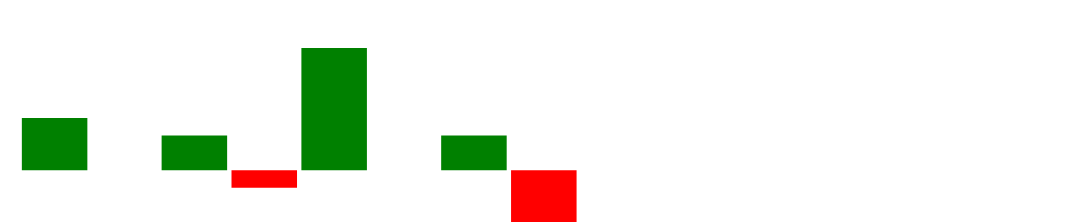

Source (Vega-Lite JSON):
### Vega specification from a JSON file in a GitHub repository (floating-point values rounded to 4 significant figures)
{"$schema": "https://vega.github.io/schema/vega/v5.json", "width": 250, "height": 40, "padding": 0, "data": [{"name": "table", "values": [{"game": "g1", "diff": 3}, {"game": "g2", "diff": 0}, {"game": "g3", "diff": 2}, {"game": "g4", "diff": -1}, {"game": "g5", "diff": 7}, {"game": "g6", "diff": 0}, {"game": "g7", "diff": 2}, {"game": "g8", "diff": -3}, {"game": "g9", "diff": 0}, {"game": "g10", "diff": 0}, {"game": "g11", "diff": 0}, {"game": "g12", "diff": 0}, {"game": "g13", "diff": 0}, {"game": "g14", "diff": 0}, {"game": "g15", "diff": 0}]}], "signals": [{"name": "tooltip", "value": {}, "on": [{"events": "rect:mouseover", "update": "datum"}, {"events": "rect:mouseout", "update": "{}"}]}], "scales": [{"name": "xscale", "type": "band", "domain": {"data": "table", "field": "game"}, "range": "width", "padding": 0.05, "round": true}, {"name": "yscale", "domain": {"data": "table", "field": "diff"}, "nice": true, "range": "height"}], "axes": [{"orient": "bottom", "scale": "xscale", "labels": false, "ticks": false}, {"orient": "right", "scale": "yscale", "labels": false, "ticks": false}], "marks": [{"type": "rect", "from": {"data": "table"}, "encode": {"enter": {"x": {"scale": "xscale", "field": "game"}, "width": {"scale": "xscale", "band": 1}, "y": {"scale": "yscale", "field": "diff"}, "y2": {"scale": "yscale", "value": 0}, "fill": [{"test": "datum.diff > 0", "value": "green"}, {"value": "red"}]}, "update": {"fill": [{"test": "datum.diff > 0", "value": "green"}, {"value": "red"}]}, "hover": {"fill": {"value": "black"}}}}, {"type": "text", "encode": {"enter": {"align": {"value": "center"}, "baseline": {"value": "bottom"}, "fill": {"value": "#333"}}, "update": {"x": {"scale": "xscale", "signal": "tooltip.game", "band": 0.5}, "y": {"scale": "yscale", "signal": "tooltip.diff", "offset": 0.05}, "text": {"signal": "tooltip.diff"}, "fillOpacity": [{"test": "datum === tooltip", "value": 0}, {"value": 1}]}}}], "config": {}}
